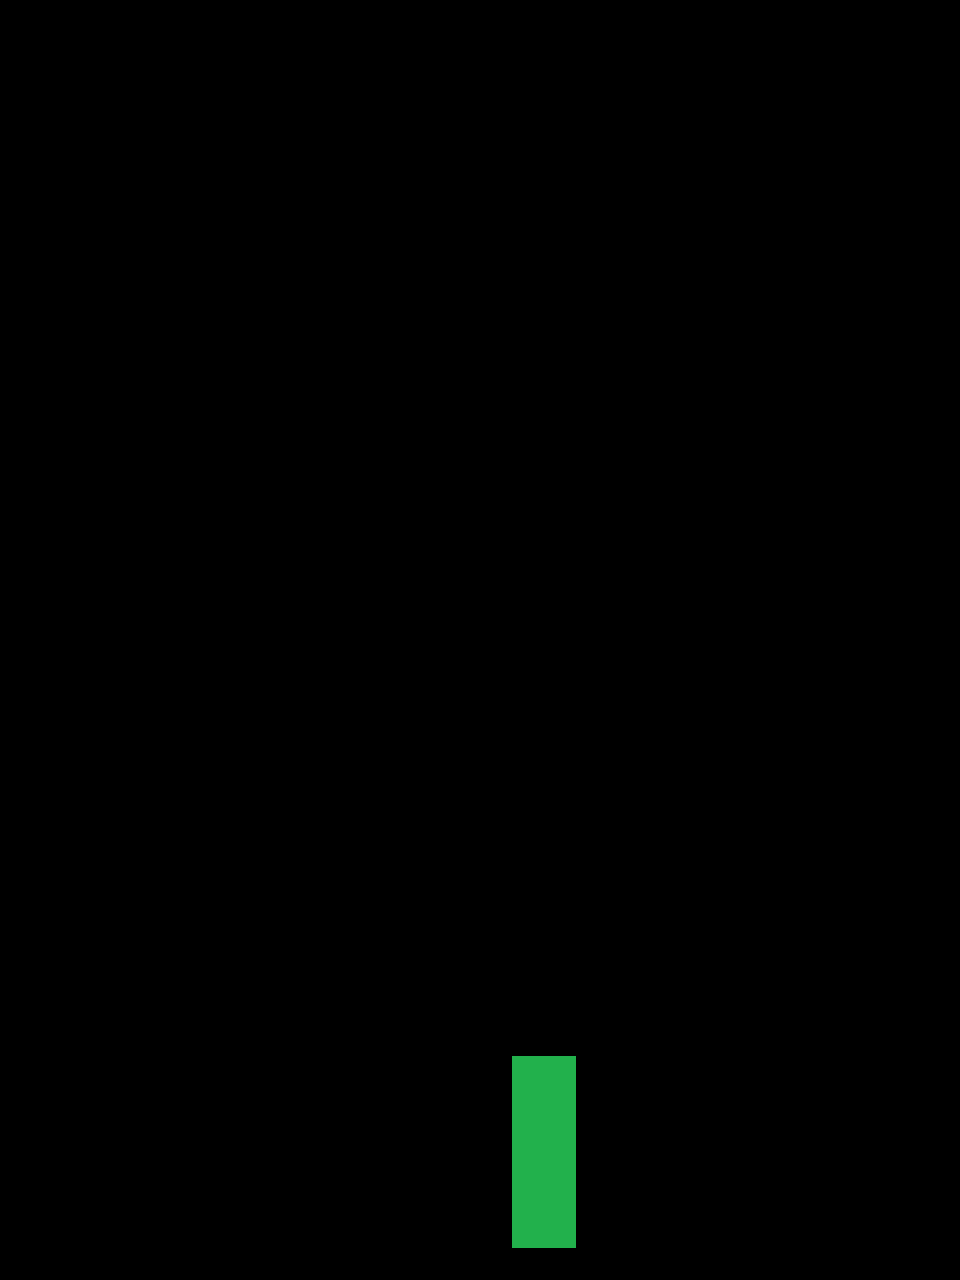

This game map was drawn from its Tiled (.tmx) file and the tilesets committed beside it. A one-line description and the full map source follow:
An orthogonal 30x40 tile map with 32x32 px tiles, 1 tile layer (Warstwa Kafelków 1), 2 tilesets.

<map version="1.2" tiledversion="1.2.5" orientation="orthogonal" renderorder="right-down" width="30" height="40" tilewidth="32" tileheight="32" infinite="0" nextlayerid="2" nextobjectid="1">
 <tileset firstgid="1" source="b1.tsx" />
 <tileset firstgid="2" source="g1.tsx" />
 <layer id="1" name="Warstwa Kafelków 1" width="30" height="40">
  <data encoding="csv">
0,0,0,0,0,0,0,0,0,0,0,0,0,0,0,0,0,0,0,0,0,0,0,0,0,0,0,0,0,0,
0,0,0,0,0,0,0,0,0,0,0,0,0,1,1,1,1,0,0,0,0,0,0,0,0,0,0,0,0,0,
0,0,0,0,0,0,0,0,0,0,0,0,1,1,0,0,1,1,0,0,0,0,0,0,0,0,0,0,0,0,
0,0,0,0,0,0,0,0,0,0,0,1,1,0,0,0,0,1,1,0,0,0,0,0,0,0,0,0,0,0,
0,0,0,0,0,0,0,0,0,0,1,1,0,0,0,0,0,0,1,1,0,0,0,0,0,0,0,0,0,0,
0,0,0,0,0,0,0,0,0,1,1,0,0,0,0,0,0,0,0,1,1,0,0,0,0,0,0,0,0,0,
0,0,0,0,0,0,0,0,1,1,0,0,0,0,0,0,0,0,0,0,1,1,0,0,0,0,0,0,0,0,
0,0,0,0,0,0,0,1,1,0,0,0,0,0,0,0,0,0,0,0,0,1,1,0,0,0,0,0,0,0,
0,0,0,0,0,0,1,1,0,0,0,0,0,0,0,0,0,0,0,0,0,0,1,1,0,0,0,0,0,0,
0,0,0,0,0,1,1,0,0,0,0,0,0,0,0,0,0,0,0,0,0,0,0,1,1,0,0,0,0,0,
0,0,0,0,1,1,0,0,0,0,0,0,0,0,0,0,0,0,0,0,0,0,0,0,1,1,0,0,0,0,
0,0,0,1,1,0,0,0,0,0,0,0,0,0,0,0,0,0,0,0,0,0,0,0,0,1,1,0,0,0,
0,0,1,1,0,0,0,0,0,0,0,1,1,1,1,1,1,1,1,1,0,0,0,0,0,0,1,1,0,0,
0,1,1,0,0,0,0,0,0,0,0,1,0,0,0,0,0,0,0,1,0,0,0,0,0,0,0,1,1,0,
1,1,0,0,0,0,0,0,0,0,0,1,0,0,0,0,0,0,0,1,0,0,0,0,0,0,0,0,1,1,
1,0,0,0,0,0,0,0,0,0,0,1,0,0,0,0,0,0,0,1,0,0,0,0,0,0,0,0,0,1,
1,0,0,0,0,0,0,0,0,0,0,1,0,0,0,0,0,0,0,1,0,0,0,0,0,0,0,0,0,1,
1,0,0,0,0,0,0,0,0,0,0,1,0,0,0,0,0,0,0,1,0,0,0,0,0,0,0,0,0,1,
1,0,0,0,0,0,0,0,0,0,0,1,0,0,0,0,0,0,0,1,0,0,0,0,0,0,0,0,0,1,
1,0,0,0,0,0,0,0,0,0,0,1,1,1,1,1,1,1,1,1,0,0,0,0,0,0,0,0,0,1,
1,0,0,0,0,0,0,0,0,0,0,0,0,0,0,0,0,0,0,0,0,0,0,0,0,0,0,0,0,1,
1,0,0,0,0,0,0,0,0,0,0,0,0,0,0,0,0,0,0,0,0,0,0,0,0,0,0,0,0,1,
1,0,0,0,0,0,0,0,0,0,0,0,0,0,0,0,0,0,0,0,0,0,0,0,0,0,0,0,0,1,
1,0,0,0,0,0,0,0,0,0,0,0,0,0,0,0,0,0,0,0,0,0,0,0,0,0,0,0,0,1,
1,0,0,0,0,0,0,0,0,0,0,0,0,0,0,0,0,0,0,0,0,0,0,0,0,0,0,0,0,1,
1,0,0,0,0,0,0,0,0,0,0,0,0,0,0,0,0,0,0,0,0,0,0,0,0,0,0,0,0,1,
1,0,0,0,0,0,0,0,0,0,0,0,0,0,0,0,0,0,0,0,0,0,0,0,0,0,0,0,0,1,
1,1,1,1,1,1,1,0,0,1,1,1,0,0,0,0,0,0,0,0,0,0,1,1,1,0,0,1,1,1,
1,0,0,0,0,0,0,0,0,0,0,1,0,0,0,0,0,0,0,0,0,0,1,0,0,0,0,0,0,1,
1,0,0,0,0,0,0,0,0,0,0,1,0,0,0,0,0,0,0,0,0,0,1,0,0,0,0,0,0,1,
1,0,0,0,0,0,0,0,0,0,0,1,0,0,0,0,0,0,0,0,0,0,1,0,0,0,0,0,0,1,
1,0,0,0,0,0,0,0,0,0,0,1,0,0,0,0,0,0,0,0,0,0,1,0,0,0,0,0,0,1,
1,0,0,0,0,0,0,0,0,0,0,1,0,0,0,1,1,1,1,0,0,0,1,0,0,0,0,0,0,1,
1,0,0,0,0,0,0,0,0,0,0,1,0,0,0,1,2,2,1,0,0,0,1,0,0,0,0,0,0,1,
1,0,0,0,0,0,0,0,0,0,0,1,0,0,0,1,2,2,1,0,0,0,1,0,0,0,0,0,0,1,
1,0,0,0,0,0,0,0,0,0,0,1,0,0,0,1,2,2,1,0,0,0,1,0,0,0,0,0,0,1,
1,0,0,0,0,0,0,0,0,0,0,1,0,0,0,1,2,2,0,0,0,0,1,0,0,0,0,0,0,1,
1,0,0,0,0,0,0,0,0,0,0,1,0,0,0,1,2,2,0,0,0,0,1,0,0,0,0,0,0,1,
1,0,0,0,0,0,0,0,0,0,0,1,0,0,0,1,2,2,0,0,0,0,1,0,0,0,0,0,0,1,
1,1,1,1,1,1,1,1,1,1,1,1,1,1,1,1,1,1,1,1,1,1,1,1,1,1,1,1,1,1
</data>
 </layer>
</map>
